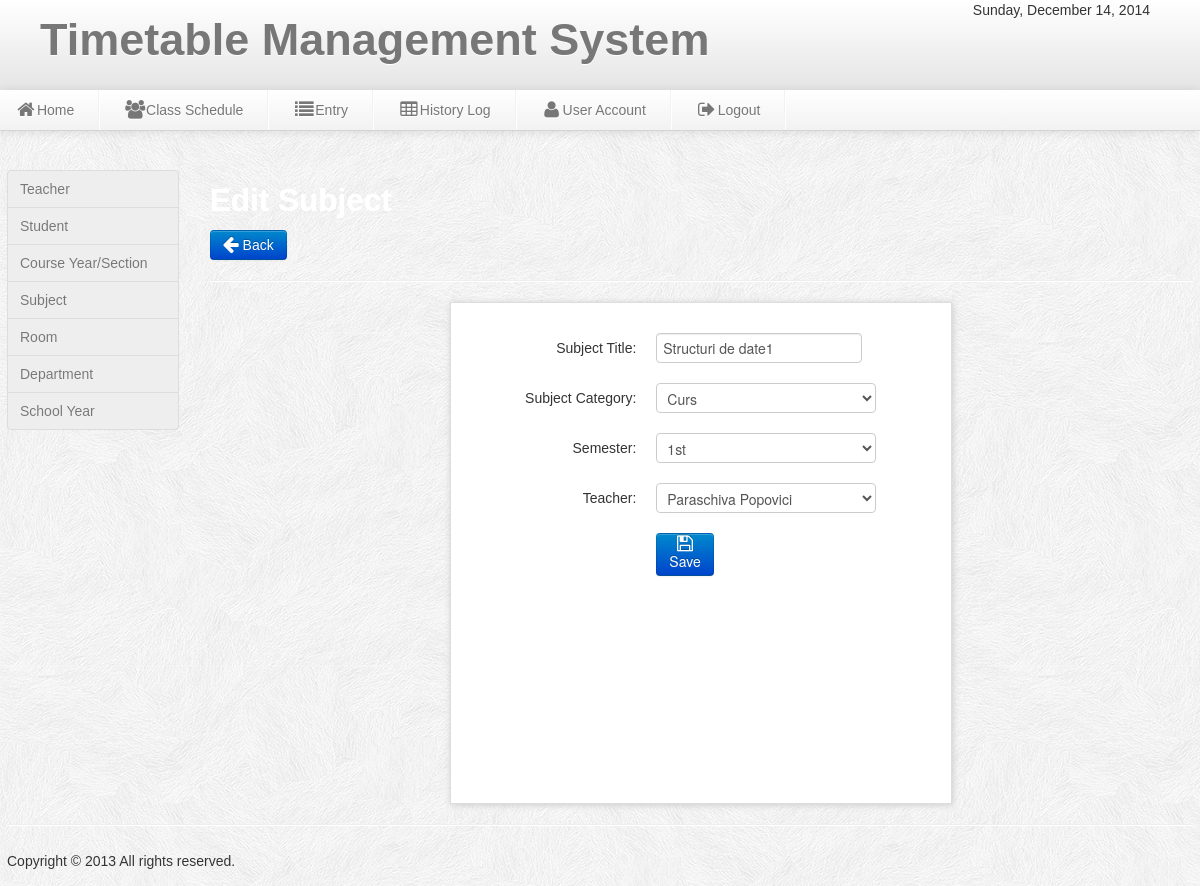
Screenshot of /admin/edit_subject.php?id=58 with the database file from the repository.
### tables this page shows
CREATE TABLE IF NOT EXISTS `subject` (
`Subject_id` int(11) NOT NULL,
  `subject_title` varchar(100) NOT NULL,
  `subject_category` varchar(100) NOT NULL,
  `semester` varchar(50) NOT NULL,
  `teacher` varchar(50) NOT NULL
);

### admin/edit_subject.php (the view, shortened to what this page needs)
<?php include('header.php'); include('dbcon.php');;
$id_get=$_GET['id'];
 ?>
<body>
<?php include('nav-top1.php'); ?>
<div class="wrapper">
<div class="row-fluid">
<div class="span2">
<?php include('left_nav.php'); ?>
</div>
<div class="span10">
<h2><font color="white">Edit Subject</font></h2>
	<a class="btn btn-primary"  href="subject.php"><i class=" icon-arrow-left icon-large"></i>&nbsp;Back</a>
	<hr>
	 <form id="save_voter" class="form-horizontal" method="POST" action="update_subject.php">
    <fieldset>
	<?php $result=mysql_query("select * from subject where Subject_id='$id_get'")or die(mysql_error());
$row=mysql_fetch_array($result);
	?>
	<div class="add_subject">
	<ul class="thumbnails_new_voter">
    <li class="span3">
    <div class="thumbnail_new_voter">
	<div class="control-group">
    <label class="control-label" for="input01">Subject Title:</label>
    <div class="controls">
    <input type="text" id="span900" name="Subject_Title" class="Subject_Title" value="<?php echo $row['subject_title']; ?>">
    </div>
    </div>
	<div class="control-group">
    <label class="control-label" for="input01">Subject Category:</label>
    <div class="controls">
   <select name="Category" id="span900" class="Category">
	<option><?php echo $row['subject_category']; ?></option>
	</select>
    </div>
    </div>
	<div class="control-group">
    <label class="control-label" for="input01">Semester:</label>
    <div class="controls">
   <select name="Semester" class="Semester" id="span900">
	<option><?php echo $row['semester']; ?></option>
	</select>
    </div>
    </div>
	<div class="control-group">
    <label class="control-label" for="input01">Teacher:</label>
    <div class="controls">
   <select name="Teacher" class="Teacher2"  id="span900">
	<option><?php echo $row['teacher'];  ?></option>
	</select>
    </div>
    </div>
	<div class="control-group">
    <div class="controls">
	<button id="save_voter" class="btn btn-primary" name="save"><i class="icon-save icon-large"></i>Save</button>
    </div>
    </div>
    </fieldset>
    </form>
</div>
	</div>
<?php include('footer.php');?>
</div>
</body>

### admin/css/style.css (style rules this page uses)
* { margin:0; padding:0; }
body { font-family:"Trebuchet MS", "Myriad Pro", Arial, sans-serif; font-size:14px; background:#f4f4f4 url(../img/subtle_white_feathers.png) repeat top left; color:#333; text-shadow:0px 0px 0px #fff;; }
a { color:#777; }
.wrapper { width:1186px; margin: auto; margin-top:170px; min-height:550px; }
.form-horizontal { background:#fff; border:1px solid #ddd; margin:0 auto; height:500px; width:500px; font-size:16px; -moz-box-shadow:1px 1px 7px #ccc; -webkit-box-shadow:1px 1px 7px #ccc; box-shadow:1px 1px 7px #ccc; }

### rows the page displays
subject: Subject_Title "Structuri de date1", Category "Curs", Semester "1st", Teacher "Paraschiva Popovici"
